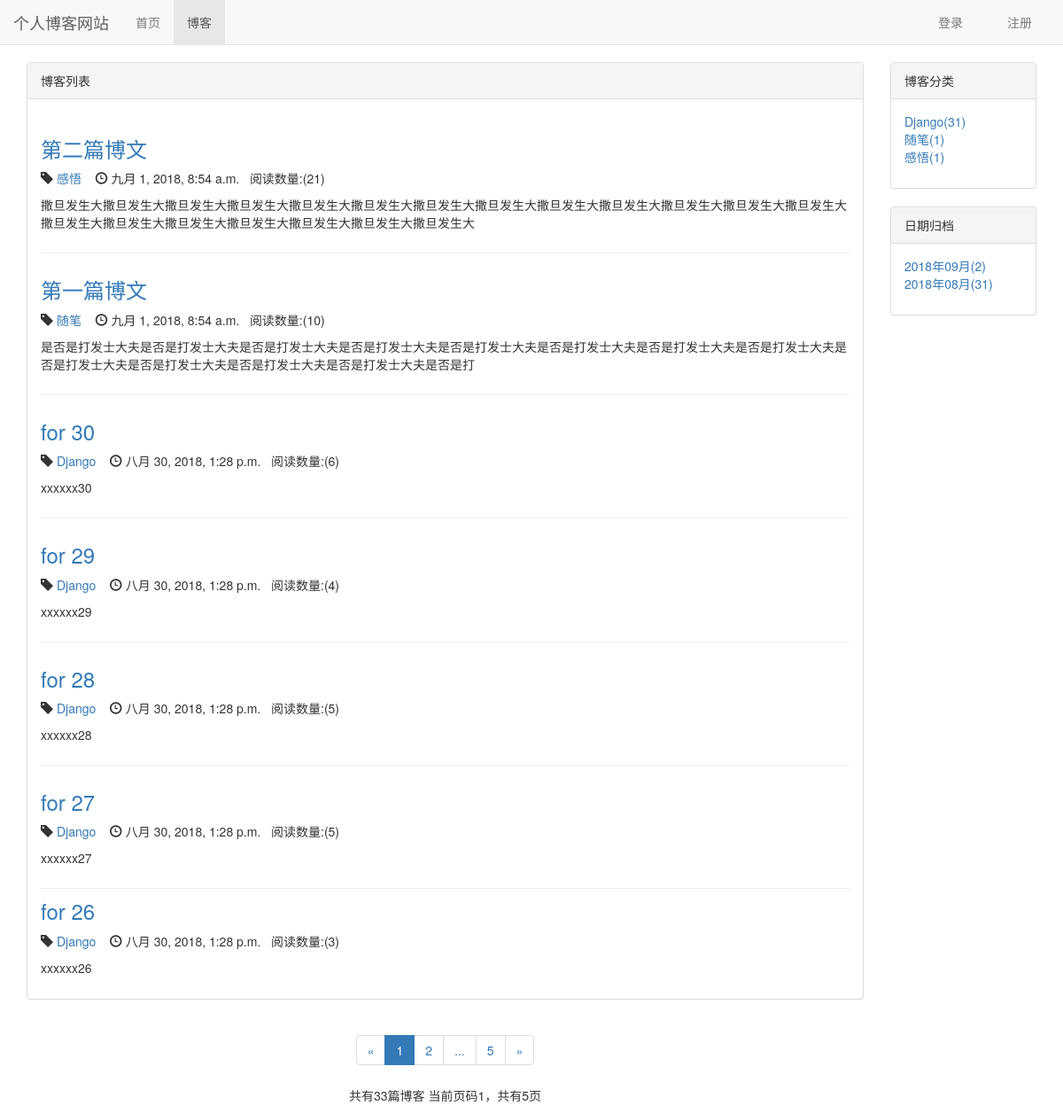
/blog/, run on an earlier commit of the app's database.
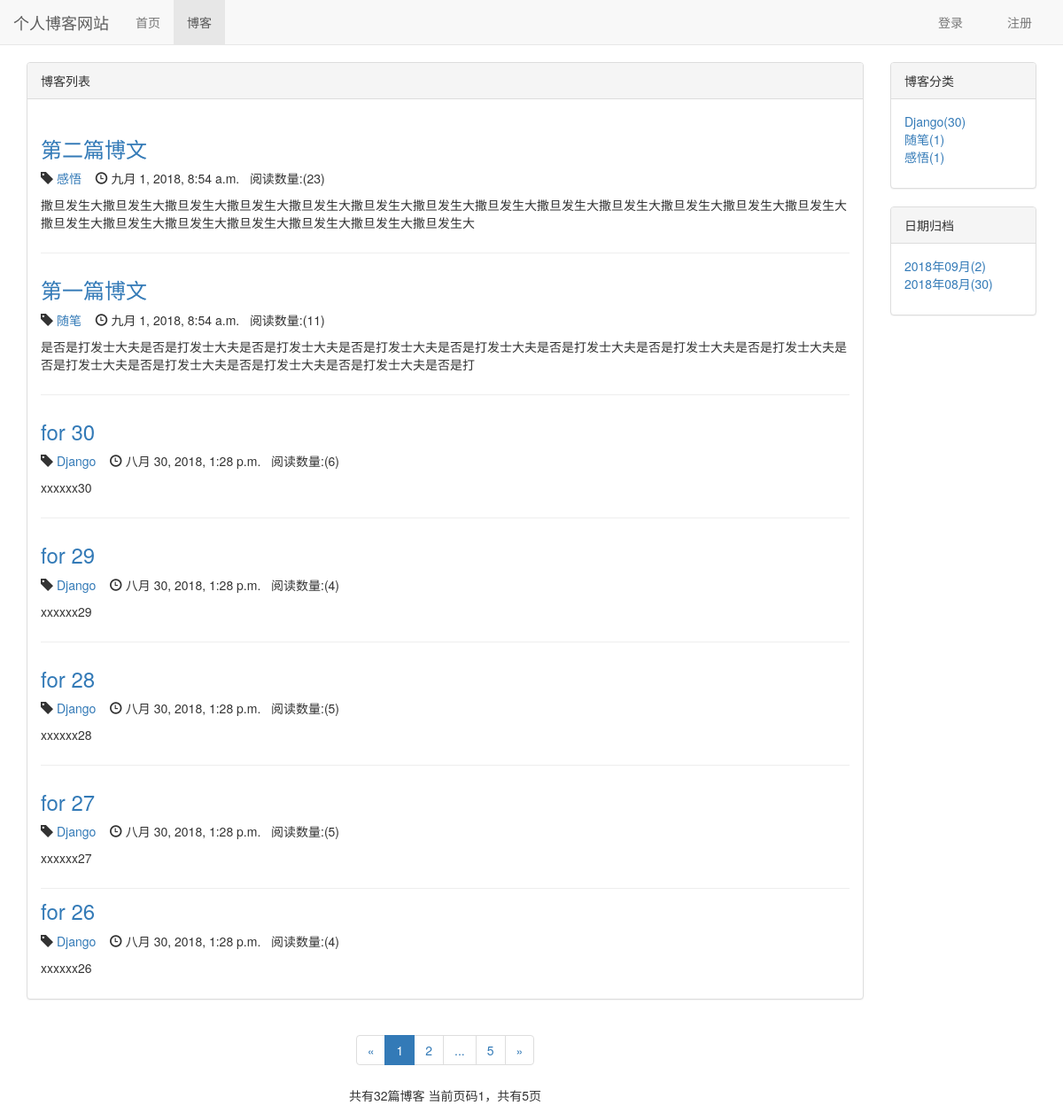
And on a later commit of the database.
### blog/models.py (models this page shows, shortened)
class Blog(models.Model,ReadNumExpandMethod):
    title = models.CharField(max_length=50)
    blog_type = models.ForeignKey(BlogType,on_delete=models.CASCADE)
    content = RichTextUploadingField()             #使用ckeditor编辑器(带图片上传)
    author = models.ForeignKey(User,on_delete=models.CASCADE)
    read_details = GenericRelation(ReadDetail)
    created_time = models.DateTimeField(auto_now_add=True)
    last_updated_time = models.DateTimeField(auto_now=True)
    """
    def get_read_num(self):
        '''获取模型ReadNum的属性read_num'''
        try:
            return self.readnum.read_num
        except exceptions.ObjectDoesNotExist:
            return 0
    """
    class Meta:
        ordering = ['-created_time']

class BlogType(models.Model):
    type_name = models.CharField(max_length=15)

### read_statistics/models.py (models this page shows)
class ReadNum(models.Model):
    read_num = models.IntegerField(default=0)
    content_type = models.ForeignKey(ContentType, on_delete=models.CASCADE)
    object_id = models.PositiveIntegerField()
    content_object = GenericForeignKey('content_type', 'object_id')

### blog/views.py (the view)
# urls.py: path('', views.blog_list,name='blog_list'),
def blog_list(request):
    blog_all_list = Blog.objects.all()                 #获取全部列表
    context = get_list_common_date(request,blog_all_list)
    return render(request,"blog/blog_list.html",context)

### read_statistics/models.py (called while the page is built)
    def get_read_num(self):
        try:
            ct = ContentType.objects.get_for_model(self)
            readnum = ReadNum.objects.get(content_type=ct, object_id=self.id)
            return readnum.read_num
        except exceptions.ObjectDoesNotExist:
            return 0

### blog/templates/blog/blog_list.html (shortened to what the changed rows need)
{% extends 'base.html' %}
{% load staticfiles %}
{% block home-extends %}
    <link rel="stylesheet" href="{% static 'blog/blog.css' %}"/>
{% endblock %}
{% block content %}
    <div class="container">
        <div class="row">
            <div class="col-xs-12 col-sm-8 col-md-9 col-lg-10">
                <div class="panel panel-default">
                    <div class="panel-body">
                        {% for blog in blogs %}
                            <div class="blog">
                                <h3><a href="{% url 'blog_detail' blog.id %}">{{ blog.title }}</a></h3>
                                <p class="blog-info">
                                    <span class="glyphicon glyphicon-tag" aria-hidden="true"></span>
                                    <a href="{% url 'blogs_wilth_type' blog.blog_type.id %}">
                                        {{ blog.blog_type.type_name }}
                                    </a>
                                    <span class="glyphicon glyphicon-time" aria-hidden="true"></span>
                                    {{ blog.created_time }}&nbsp;&nbsp;
                                    <span>阅读数量:({{ blog.get_read_num }})</span>
                                </p>
                                <p>{{ blog.content|striptags|truncatechars:100 }}</p>
                            </div>
                        {% empty %}
                            <div class="blog">
                                <p>-- 暂无博客，敬请期待！--</p>
                            </div>
                        {% endfor %}
                    </div>
                </div>
                <div class="custom_paginator">
                    <ul class="pagination">
                        <li>
                        </li>
                        {% for page_num in page_range_number %}
                            {% if page_num == page_of_blogs.number %}
                                <li class="active"><a>{{ page_num }}</a></li>
                            {% else %}
                                {% if page_num == '...' %}
                                    <li><span>{{ page_num }}</span></li>
                                {% else %}
                                    <li><a href="?page={{ page_num }}">{{ page_num }}</a></li>
                                {% endif %}
                            {% endif %}
                        {% endfor %}
                        <li>
                        </li>
                    </ul>
                    <p>
                        共有{{ page_of_blogs.paginator.count }}篇博客
                        当前页码{{ page_of_blogs.number }}，共有{{ page_of_blogs.paginator.num_pages }}页
                    </p>
                </div>
            </div>
            <div class="hidden-xs col-sm-4 col-md-3 col-lg-2">
                <div class="panel panel-default">
                    <div class="panel-body">
                        <ul class="blog-types">
                            {% for blog_type in blog_types %}
                                <li>
                                    <a href="{% url 'blogs_wilth_type' blog_type.id %}">
                                        {{ blog_type.type_name }}({{ blog_type.blog_count }})
                                    </a>
                                </li>
                            {% empty %}
                                <li>暂无分类</li>
                            {% endfor %}
                        </ul>
                    </div>
                </div>
                <div class="panel panel-default">
                    <div class="panel-body">
                        <ul class="blog-types">
                            {% for blog_date,blog_count in blog_dates.items %}
                                <li>
                                    <a href="{% url 'blogs_wilth_date' blog_date.year blog_date.month %}">
                                        {{ blog_date|date:'Y年m月' }}({{ blog_count }})
                                    </a></li>
                            {% empty %}
                                <li>暂无分类</li>
                            {% endfor %}
                        </ul>
                    </div>
                </div>
            </div>
        </div>
    </div>
{% endblock %}

What changed in the data, as far as the page shows it:
changed through a linked row, Blog "第二篇博文": get_read_num "21" → "23"
changed through a linked row, Blog "第一篇博文": get_read_num "10" → "11"
changed through a linked row, Blog "for 26": get_read_num "3" → "4"
computed for BlogType "Django": blog_count "31" → "30"
Also different on the page:
{{ page_of_blogs.paginator.count }}: "33" → "32"
new list line: "2018年08月 ( 30 )"
list line gone: "2018年08月 ( 31 )"
